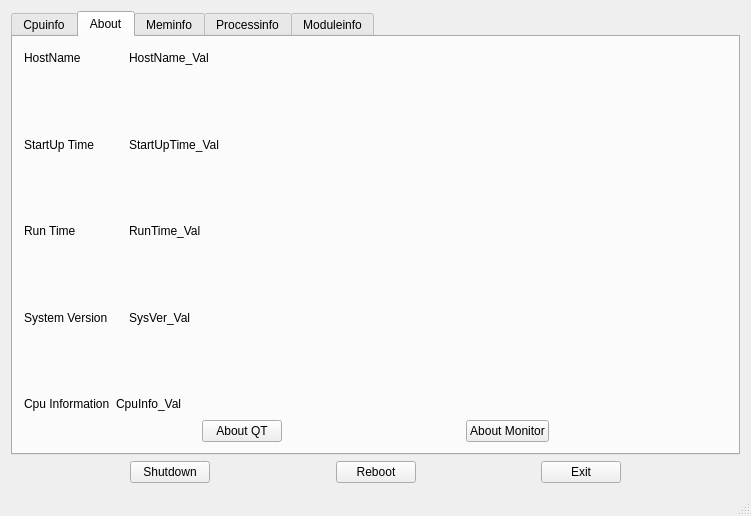
<?xml version="1.0" encoding="UTF-8"?>
<ui version="4.0">
 <class>MainWindow</class>
 <widget class="QMainWindow" name="MainWindow">
  <property name="enabled">
   <bool>true</bool>
  </property>
  <property name="geometry">
   <rect>
    <x>0</x>
    <y>0</y>
    <width>751</width>
    <height>516</height>
   </rect>
  </property>
  <property name="windowTitle">
   <string>MainWindow</string>
  </property>
  <property name="styleSheet">
   <string notr="true">background-image: url(:/new/prefix1/background/sakura.jpeg);
</string>
  </property>
  <widget class="QWidget" name="centralWidget">
   <layout class="QGridLayout" name="gridLayout">
    <item row="6" column="1">
     <layout class="QHBoxLayout" name="horizontalLayout_9">
      <item>
       <spacer name="horizontalSpacer_2">
        <property name="orientation">
         <enum>Qt::Horizontal</enum>
        </property>
        <property name="sizeHint" stdset="0">
         <size>
          <width>40</width>
          <height>20</height>
         </size>
        </property>
       </spacer>
      </item>
      <item>
       <widget class="QPushButton" name="ShutdownButton">
        <property name="enabled">
         <bool>true</bool>
        </property>
        <property name="text">
         <string>Shutdown</string>
        </property>
       </widget>
      </item>
      <item>
       <spacer name="horizontalSpacer_3">
        <property name="orientation">
         <enum>Qt::Horizontal</enum>
        </property>
        <property name="sizeHint" stdset="0">
         <size>
          <width>40</width>
          <height>20</height>
         </size>
        </property>
       </spacer>
      </item>
      <item>
       <widget class="QPushButton" name="RebootButton">
        <property name="enabled">
         <bool>true</bool>
        </property>
        <property name="text">
         <string>Reboot</string>
        </property>
       </widget>
      </item>
      <item>
       <spacer name="horizontalSpacer_12">
        <property name="orientation">
         <enum>Qt::Horizontal</enum>
        </property>
        <property name="sizeHint" stdset="0">
         <size>
          <width>40</width>
          <height>20</height>
         </size>
        </property>
       </spacer>
      </item>
      <item>
       <widget class="QPushButton" name="ExitButton">
        <property name="text">
         <string>Exit</string>
        </property>
       </widget>
      </item>
      <item>
       <spacer name="horizontalSpacer">
        <property name="orientation">
         <enum>Qt::Horizontal</enum>
        </property>
        <property name="sizeHint" stdset="0">
         <size>
          <width>40</width>
          <height>20</height>
         </size>
        </property>
       </spacer>
      </item>
     </layout>
    </item>
    <item row="0" column="1">
     <widget class="QTabWidget" name="tabWidget">
      <property name="cursor">
       <cursorShape>ArrowCursor</cursorShape>
      </property>
      <property name="mouseTracking">
       <bool>false</bool>
      </property>
      <property name="styleSheet">
       <string notr="true">background-image: url(:/new/prefix1/background/4.jpeg);
</string>
      </property>
      <property name="currentIndex">
       <number>1</number>
      </property>
      <widget class="QWidget" name="CpuTab">
       <property name="cursor">
        <cursorShape>ArrowCursor</cursorShape>
       </property>
       <attribute name="title">
        <string>Cpuinfo</string>
       </attribute>
       <layout class="QGridLayout" name="gridLayout_3">
        <item row="1" column="7">
         <widget class="QProgressBar" name="progressBar_6">
          <property name="value">
           <number>24</number>
          </property>
         </widget>
        </item>
        <item row="4" column="0" colspan="8">
         <widget class="QChartView" name="chartview_2"/>
        </item>
        <item row="0" column="0">
         <widget class="QLabel" name="label_30">
          <property name="text">
           <string>CPU0:</string>
          </property>
         </widget>
        </item>
        <item row="1" column="0">
         <widget class="QLabel" name="label_31">
          <property name="text">
           <string>CPU1:</string>
          </property>
         </widget>
        </item>
        <item row="1" column="6">
         <widget class="QLabel" name="label_4">
          <property name="text">
           <string>Cpu3</string>
          </property>
         </widget>
        </item>
        <item row="0" column="4">
         <widget class="QProgressBar" name="progressBar_3">
          <property name="value">
           <number>24</number>
          </property>
         </widget>
        </item>
        <item row="1" column="4">
         <widget class="QProgressBar" name="progressBar_4">
          <property name="value">
           <number>24</number>
          </property>
         </widget>
        </item>
        <item row="0" column="6">
         <widget class="QLabel" name="label_3">
          <property name="text">
           <string>Cpu2</string>
          </property>
         </widget>
        </item>
        <item row="0" column="7">
         <widget class="QProgressBar" name="progressBar_5">
          <property name="value">
           <number>24</number>
          </property>
         </widget>
        </item>
       </layout>
      </widget>
      <widget class="QWidget" name="AboutTab">
       <property name="cursor">
        <cursorShape>ArrowCursor</cursorShape>
       </property>
       <attribute name="title">
        <string>About</string>
       </attribute>
       <layout class="QGridLayout" name="gridLayout_6">
        <item row="2" column="0">
         <spacer name="verticalSpacer">
          <property name="orientation">
           <enum>Qt::Vertical</enum>
          </property>
          <property name="sizeHint" stdset="0">
           <size>
            <width>20</width>
            <height>40</height>
           </size>
          </property>
         </spacer>
        </item>
        <item row="1" column="0">
         <layout class="QHBoxLayout" name="horizontalLayout_6">
          <item>
           <widget class="QLabel" name="label_HostName">
            <property name="text">
             <string>HostName</string>
            </property>
           </widget>
          </item>
          <item>
           <widget class="QLabel" name="label_HostName_Val">
            <property name="text">
             <string>HostName_Val</string>
            </property>
           </widget>
          </item>
          <item>
           <spacer name="horizontalSpacer_4">
            <property name="orientation">
             <enum>Qt::Horizontal</enum>
            </property>
            <property name="sizeType">
             <enum>QSizePolicy::Fixed</enum>
            </property>
            <property name="sizeHint" stdset="0">
             <size>
              <width>500</width>
              <height>20</height>
             </size>
            </property>
           </spacer>
          </item>
         </layout>
        </item>
        <item row="5" column="0">
         <layout class="QHBoxLayout" name="horizontalLayout_3">
          <item>
           <widget class="QLabel" name="label_RunTime">
            <property name="text">
             <string>Run Time</string>
            </property>
           </widget>
          </item>
          <item>
           <widget class="QLabel" name="label_RunTime_Val">
            <property name="text">
             <string>RunTime_Val</string>
            </property>
           </widget>
          </item>
          <item>
           <spacer name="horizontalSpacer_6">
            <property name="orientation">
             <enum>Qt::Horizontal</enum>
            </property>
            <property name="sizeType">
             <enum>QSizePolicy::Fixed</enum>
            </property>
            <property name="sizeHint" stdset="0">
             <size>
              <width>500</width>
              <height>20</height>
             </size>
            </property>
           </spacer>
          </item>
         </layout>
        </item>
        <item row="7" column="0">
         <layout class="QHBoxLayout" name="horizontalLayout_2">
          <item>
           <widget class="QLabel" name="label_SysVer">
            <property name="text">
             <string>System Version</string>
            </property>
           </widget>
          </item>
          <item>
           <widget class="QLabel" name="label_SysVer_Val">
            <property name="text">
             <string>SysVer_Val</string>
            </property>
           </widget>
          </item>
          <item>
           <spacer name="horizontalSpacer_7">
            <property name="orientation">
             <enum>Qt::Horizontal</enum>
            </property>
            <property name="sizeType">
             <enum>QSizePolicy::Fixed</enum>
            </property>
            <property name="sizeHint" stdset="0">
             <size>
              <width>500</width>
              <height>20</height>
             </size>
            </property>
           </spacer>
          </item>
         </layout>
        </item>
        <item row="9" column="0">
         <layout class="QHBoxLayout" name="horizontalLayout">
          <item>
           <widget class="QLabel" name="label_CpuInfo">
            <property name="text">
             <string>Cpu Information</string>
            </property>
           </widget>
          </item>
          <item>
           <widget class="QLabel" name="label_CpuInfo_Val">
            <property name="text">
             <string>CpuInfo_Val</string>
            </property>
           </widget>
          </item>
          <item>
           <spacer name="horizontalSpacer_8">
            <property name="orientation">
             <enum>Qt::Horizontal</enum>
            </property>
            <property name="sizeHint" stdset="0">
             <size>
              <width>40</width>
              <height>20</height>
             </size>
            </property>
           </spacer>
          </item>
         </layout>
        </item>
        <item row="3" column="0">
         <layout class="QHBoxLayout" name="horizontalLayout_4">
          <item>
           <widget class="QLabel" name="label_StartUpTime">
            <property name="text">
             <string>StartUp Time</string>
            </property>
           </widget>
          </item>
          <item>
           <widget class="QLabel" name="label_StartUpTime_Val">
            <property name="text">
             <string>StartUpTime_Val</string>
            </property>
           </widget>
          </item>
          <item>
           <spacer name="horizontalSpacer_5">
            <property name="orientation">
             <enum>Qt::Horizontal</enum>
            </property>
            <property name="sizeType">
             <enum>QSizePolicy::Fixed</enum>
            </property>
            <property name="sizeHint" stdset="0">
             <size>
              <width>500</width>
              <height>20</height>
             </size>
            </property>
           </spacer>
          </item>
         </layout>
        </item>
        <item row="10" column="0">
         <layout class="QVBoxLayout" name="verticalLayout">
          <item>
           <layout class="QHBoxLayout" name="horizontalLayout_5">
            <item>
             <spacer name="horizontalSpacer_10">
              <property name="orientation">
               <enum>Qt::Horizontal</enum>
              </property>
              <property name="sizeHint" stdset="0">
               <size>
                <width>40</width>
                <height>20</height>
               </size>
              </property>
             </spacer>
            </item>
            <item>
             <widget class="QPushButton" name="AboutQTButton">
              <property name="text">
               <string>About QT</string>
              </property>
             </widget>
            </item>
            <item>
             <spacer name="horizontalSpacer_9">
              <property name="orientation">
               <enum>Qt::Horizontal</enum>
              </property>
              <property name="sizeHint" stdset="0">
               <size>
                <width>40</width>
                <height>20</height>
               </size>
              </property>
             </spacer>
            </item>
            <item>
             <widget class="QPushButton" name="AboutMonitorButton">
              <property name="text">
               <string>About Monitor</string>
              </property>
             </widget>
            </item>
            <item>
             <spacer name="horizontalSpacer_11">
              <property name="orientation">
               <enum>Qt::Horizontal</enum>
              </property>
              <property name="sizeHint" stdset="0">
               <size>
                <width>40</width>
                <height>20</height>
               </size>
              </property>
             </spacer>
            </item>
           </layout>
          </item>
         </layout>
        </item>
        <item row="4" column="0">
         <spacer name="verticalSpacer_2">
          <property name="orientation">
           <enum>Qt::Vertical</enum>
          </property>
          <property name="sizeHint" stdset="0">
           <size>
            <width>20</width>
            <height>40</height>
           </size>
          </property>
         </spacer>
        </item>
        <item row="6" column="0">
         <spacer name="verticalSpacer_3">
          <property name="orientation">
           <enum>Qt::Vertical</enum>
          </property>
          <property name="sizeHint" stdset="0">
           <size>
            <width>20</width>
            <height>40</height>
           </size>
          </property>
         </spacer>
        </item>
        <item row="8" column="0">
         <spacer name="verticalSpacer_4">
          <property name="orientation">
           <enum>Qt::Vertical</enum>
          </property>
          <property name="sizeHint" stdset="0">
           <size>
            <width>20</width>
            <height>40</height>
           </size>
          </property>
         </spacer>
        </item>
       </layout>
      </widget>
      <widget class="QWidget" name="MenTab">
       <property name="cursor">
        <cursorShape>ArrowCursor</cursorShape>
       </property>
       <attribute name="title">
        <string>Meminfo</string>
       </attribute>
       <layout class="QGridLayout" name="gridLayout_2">
        <item row="9" column="0" colspan="5">
         <widget class="QChartView" name="chartview"/>
        </item>
        <item row="1" column="0">
         <widget class="QLabel" name="label_15">
          <property name="text">
           <string>MemUsed:</string>
          </property>
         </widget>
        </item>
        <item row="7" column="2">
         <widget class="QLabel" name="label_25">
          <property name="text">
           <string>KB</string>
          </property>
         </widget>
        </item>
        <item row="7" column="1">
         <widget class="QLabel" name="label_SwapUsed_val">
          <property name="text">
           <string>Value</string>
          </property>
         </widget>
        </item>
        <item row="1" column="1">
         <widget class="QLabel" name="label_MemUsed_val">
          <property name="text">
           <string>Value</string>
          </property>
         </widget>
        </item>
        <item row="0" column="1">
         <widget class="QLabel" name="label_MemTotal_val">
          <property name="maximumSize">
           <size>
            <width>16777215</width>
            <height>16777215</height>
           </size>
          </property>
          <property name="text">
           <string>Value</string>
          </property>
         </widget>
        </item>
        <item row="6" column="0">
         <widget class="QLabel" name="label_20">
          <property name="text">
           <string>SwapTotal:</string>
          </property>
         </widget>
        </item>
        <item row="1" column="3">
         <widget class="QProgressBar" name="progressBar">
          <property name="layoutDirection">
           <enum>Qt::LeftToRight</enum>
          </property>
          <property name="value">
           <number>24</number>
          </property>
          <property name="orientation">
           <enum>Qt::Horizontal</enum>
          </property>
          <property name="textDirection">
           <enum>QProgressBar::TopToBottom</enum>
          </property>
         </widget>
        </item>
        <item row="1" column="2">
         <widget class="QLabel" name="label_19">
          <property name="text">
           <string>KB</string>
          </property>
         </widget>
        </item>
        <item row="7" column="0">
         <widget class="QLabel" name="label_21">
          <property name="text">
           <string>SwapUsed:</string>
          </property>
         </widget>
        </item>
        <item row="6" column="1">
         <widget class="QLabel" name="label_SwapTotal_val">
          <property name="text">
           <string>Value</string>
          </property>
         </widget>
        </item>
        <item row="5" column="1">
         <widget class="QLabel" name="label_MemAvailable_val">
          <property name="text">
           <string>Value</string>
          </property>
         </widget>
        </item>
        <item row="0" column="0">
         <widget class="QLabel" name="label_11">
          <property name="text">
           <string>MemTotal:</string>
          </property>
         </widget>
        </item>
        <item row="6" column="2">
         <widget class="QLabel" name="label_24">
          <property name="text">
           <string>KB</string>
          </property>
         </widget>
        </item>
        <item row="5" column="0">
         <widget class="QLabel" name="label_13">
          <property name="text">
           <string>MemAvailable:</string>
          </property>
         </widget>
        </item>
        <item row="5" column="2">
         <widget class="QLabel" name="label_17">
          <property name="text">
           <string>KB</string>
          </property>
         </widget>
        </item>
        <item row="0" column="2">
         <widget class="QLabel" name="label_16">
          <property name="text">
           <string>KB</string>
          </property>
         </widget>
        </item>
        <item row="7" column="3">
         <widget class="QProgressBar" name="progressBar_2">
          <property name="value">
           <number>24</number>
          </property>
         </widget>
        </item>
       </layout>
      </widget>
      <widget class="QWidget" name="ProcessTab">
       <property name="cursor">
        <cursorShape>ArrowCursor</cursorShape>
       </property>
       <attribute name="title">
        <string>Processinfo</string>
       </attribute>
       <layout class="QGridLayout" name="gridLayout_4">
        <item row="1" column="0" colspan="4">
         <widget class="QTableWidget" name="tableWidget">
          <property name="rowCount">
           <number>50</number>
          </property>
          <property name="columnCount">
           <number>5</number>
          </property>
          <row/>
          <row/>
          <row/>
          <row/>
          <row/>
          <row/>
          <row/>
          <row/>
          <row/>
          <row/>
          <row/>
          <row/>
          <row/>
          <row/>
          <row/>
          <row/>
          <row/>
          <row/>
          <row/>
          <row/>
          <row/>
          <row/>
          <row/>
          <row/>
          <row/>
          <row/>
          <row/>
          <row/>
          <row/>
          <row/>
          <row/>
          <row/>
          <row/>
          <row/>
          <row/>
          <row/>
          <row/>
          <row/>
          <row/>
          <row/>
          <row/>
          <row/>
          <row/>
          <row/>
          <row/>
          <row/>
          <row/>
          <row/>
          <row/>
          <row/>
          <column/>
          <column/>
          <column/>
          <column/>
          <column/>
         </widget>
        </item>
        <item row="0" column="0">
         <widget class="QLabel" name="label_35">
          <property name="text">
           <string>Pid or Name:</string>
          </property>
         </widget>
        </item>
        <item row="0" column="1">
         <widget class="QLineEdit" name="lineEdit"/>
        </item>
        <item row="0" column="3">
         <widget class="QPushButton" name="SearchButton">
          <property name="text">
           <string>Search</string>
          </property>
         </widget>
        </item>
        <item row="2" column="3">
         <widget class="QPushButton" name="DetailButton">
          <property name="text">
           <string>more</string>
          </property>
         </widget>
        </item>
        <item row="2" column="2">
         <widget class="QPushButton" name="KillButton">
          <property name="text">
           <string>Kill</string>
          </property>
         </widget>
        </item>
       </layout>
      </widget>
      <widget class="QWidget" name="ModuleTab">
       <property name="cursor">
        <cursorShape>ArrowCursor</cursorShape>
       </property>
       <attribute name="title">
        <string>Moduleinfo</string>
       </attribute>
       <layout class="QGridLayout" name="gridLayout_5">
        <item row="0" column="1">
         <widget class="QTableWidget" name="tableWidget_2">
          <property name="rowCount">
           <number>50</number>
          </property>
          <property name="columnCount">
           <number>3</number>
          </property>
          <row/>
          <row/>
          <row/>
          <row/>
          <row/>
          <row/>
          <row/>
          <row/>
          <row/>
          <row/>
          <row/>
          <row/>
          <row/>
          <row/>
          <row/>
          <row/>
          <row/>
          <row/>
          <row/>
          <row/>
          <row/>
          <row/>
          <row/>
          <row/>
          <row/>
          <row/>
          <row/>
          <row/>
          <row/>
          <row/>
          <row/>
          <row/>
          <row/>
          <row/>
          <row/>
          <row/>
          <row/>
          <row/>
          <row/>
          <row/>
          <row/>
          <row/>
          <row/>
          <row/>
          <row/>
          <row/>
          <row/>
          <row/>
          <row/>
          <row/>
          <column/>
          <column/>
          <column/>
         </widget>
        </item>
       </layout>
      </widget>
     </widget>
    </item>
   </layout>
  </widget>
  <widget class="QStatusBar" name="statusBar">
   <property name="maximumSize">
    <size>
     <width>16777215</width>
     <height>22</height>
    </size>
   </property>
  </widget>
 </widget>
 <layoutdefault spacing="6" margin="11"/>
 <customwidgets>
  <customwidget>
   <class>QChartView</class>
   <extends>QGraphicsView</extends>
   <header>QtCharts</header>
  </customwidget>
 </customwidgets>
 <resources/>
 <connections/>
</ui>
